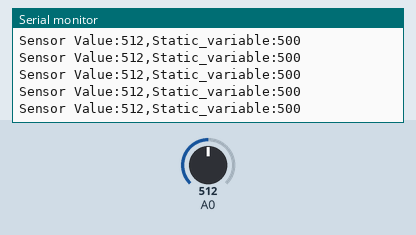
The sketch below on a simulated Arduino Uno, built with avr-gcc and run on an emulated ATmega328P. Parts: the last lines printed to the serial monitor. Inputs (shaded band) come from the test bench; at power-on: A0 = 512.

Above: at 7.2 s.
7.3 s: A0 set to 988
At 8.4 s:
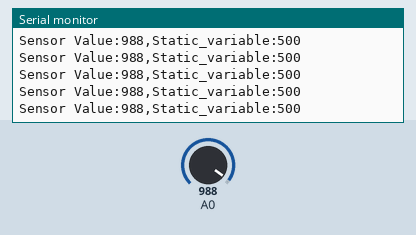
10.3 s: A0 set to 1014
At 10.46 s:
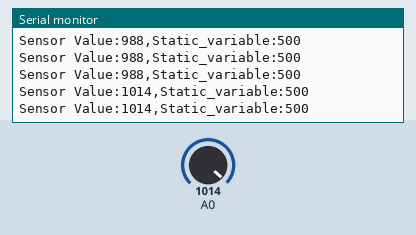
16.3 s: A0 set to 110
At 16.3 s:
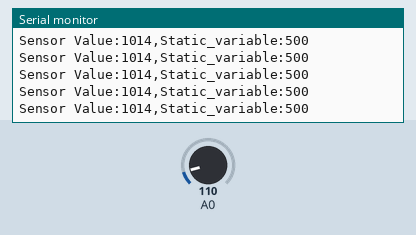
19.3 s: A0 set to 88
At 20.4 s:
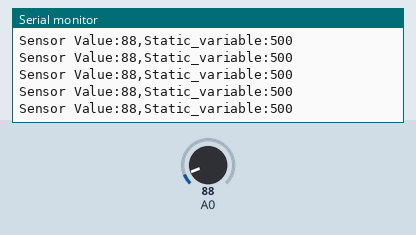
Timing chart, 0 to 22.3 s (numbered marks = the images above; inputs shaded):
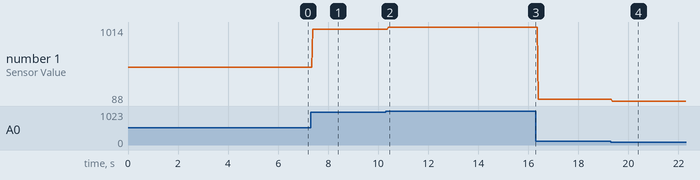

Measured:
- after the input at 7.3 s, the serial monitor: prints a new line after 0.09 s (image 1)
- after the input at 10.3 s, the serial monitor: prints a new line after 0.09 s (image 2)
- after the input at 19.3 s, the serial monitor: prints a new line after 0.06 s (image 4)
- plotted number 1: 512 → 988 after the input at 7.3 s, 988 → 1014 after the input at 10.3 s, 1014 → 110 after the input at 16.3 s, 110 → 88 after the input at 19.3 s

The sketch:

emgTest.ino
```cpp
/*
  This is the code for testing the EMGs.
*/

int value;
int static_variable = 500;

void setup() {

  Serial.begin(9600);

}

void loop() {

  value = analogRead(A0);
  Serial.print("Sensor Value:"); // Send the label
  Serial.print(value); // Send the value
  Serial.print(",");
  Serial.print("Static_variable:");
  Serial.print(static_variable); //Send the static variable reference line
  Serial.println(); // End the line for the next data point

  delay(10); // Wait 100 milliseconds before the next read

}
```
